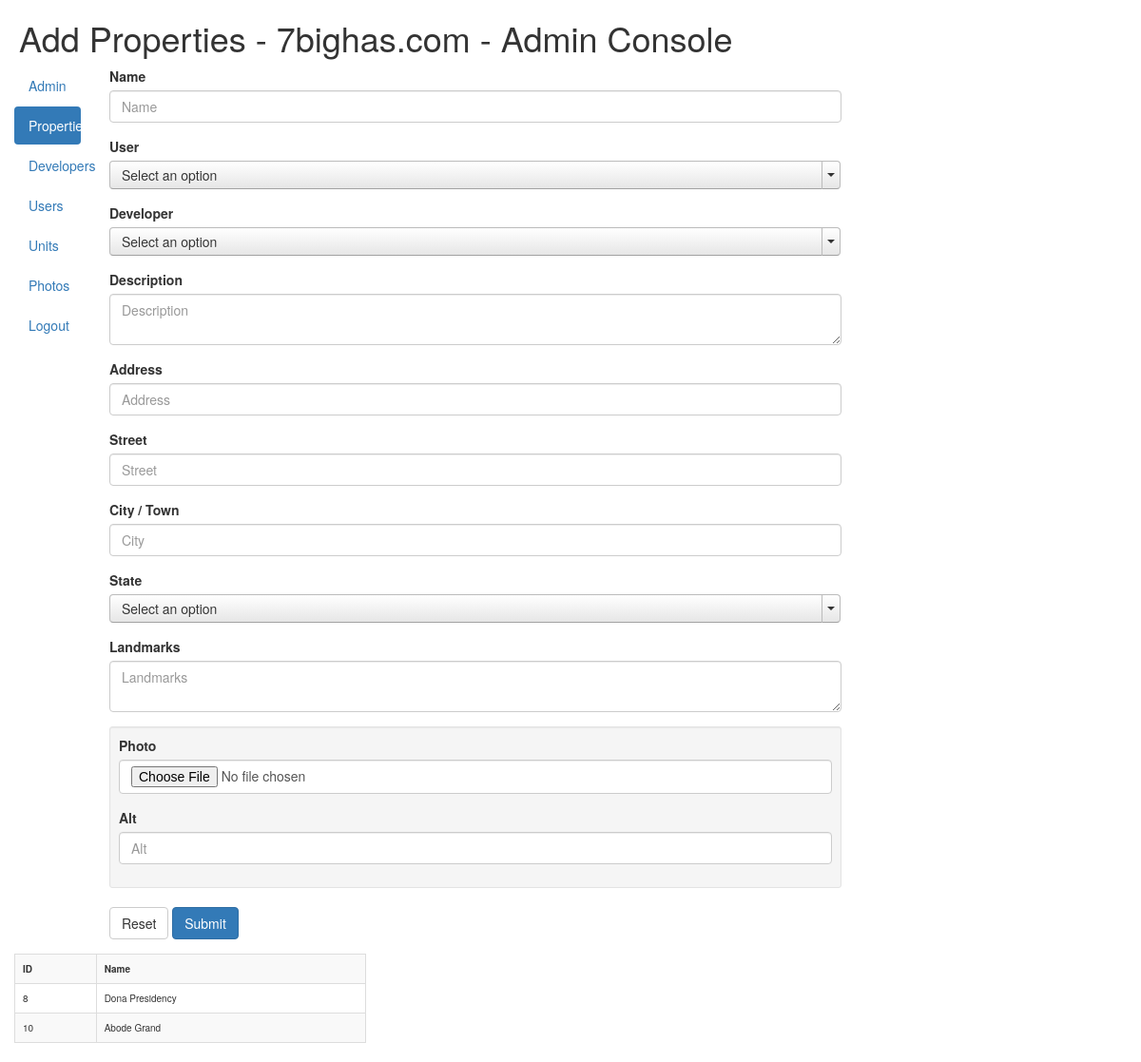
The app's page /console/properties.php (signed in) with its own data.
### tables this page shows
CREATE TABLE IF NOT EXISTS `properties` (
  `prop_id` int(11) NOT NULL AUTO_INCREMENT,
  `prop_user_id` int(11) NOT NULL,
  `prop_dev_id` int(11) DEFAULT NULL,
  `prop_name` varchar(100) NOT NULL,
  `prop_description` text,
  `prop_address` varchar(255) DEFAULT NULL,
  `prop_street` varchar(255) DEFAULT NULL,
  `prop_city` varchar(30) DEFAULT NULL,
  `prop_state` varchar(2) DEFAULT NULL,
  `prop_def_image_id` int(11) DEFAULT NULL,
  PRIMARY KEY (`prop_id`)
);

### inc/db.class.php (called while the page is built, shortened)
<?php
class DBobj {
    private static function runQuery ($sql) {
        $db = new DBobj;
        $con = mysqli_connect($db->host,$db->dbuser,$db->dbpass,$db->dbname);
        $r = mysqli_query($con,$sql);
        return $r;
    }
    public static function propFetchAll ($limit) {
        $r = array();
        $sql =  "SELECT * FROM properties ORDER BY prop_id ASC LIMIT " . $limit;
        $result = DBobj::runQuery($sql);
        while($row = mysqli_fetch_array($result)) {
            $r[] = $row;
        }
        return $r;
    }
}
?>

### console/properties.php (the view, shortened to what this page needs)
<?php
include_once('../inc/db.class.php');
include_once('inc/admin.class.php');
echo Admin::makeHead('Add Properties - 7bighas.com - Admin Console');
?>
    <div class="col-sm-8">
        <div id="addprop">
            <form name="addprop" id="addprop-form" role="form" action="properties.php" method="post" enctype="multipart/form-data">
                <div class="form-group">
                    <label>Name</label><input type="text" name="name" placeholder="Name" autocomplete="on"
                                              required class="form-control"/>
                </div>
                <div class="form-group">
                    <label>User</label>
                </div>
                <div class="form-group">
                    <label>Developer</label>
                </div>
                <div class="form-group">
                    <label>Description</label><textarea name="description" placeholder="Description"
                                                        class="wysiwyg form-control"></textarea>
                </div>
                <div class="form-group">
                    <label>Address</label><input type="text" name="address" placeholder="Address"
                                                 class="form-control"/>
                </div>
                <div class="form-group">
                    <label>Street</label><input type="text" name="street" placeholder="Street" autocomplete="on"
                                                class="form-control"/>
                </div>
                <div class="form-group">
                    <label>City / Town</label><input type="text" name="city" placeholder="City"
                                                     autocomplete="on" class="form-control"/>
                </div>
                <div class="form-group">
                    <label>State</label>
                </div>
                <div class="form-group">
                    <label>Landmarks</label><textarea name="landmarks" placeholder="Landmarks"
                                                      class="form-control"></textarea>
                </div>
                <div class="well well-sm" id="photo-well">
                    <div class="form-group">
                        <label>Photo</label><input type="file" name="photo" class="form-control"/>
                    </div>
                    <div class="form-group">
                        <label>Alt</label><input type="text" name="alt" placeholder="Alt" autocomplete="on"
                                                 class="form-control"/>
                    </div>
                </div>
                <div class="form-group">
                    <input type="reset" name="reset" value="Reset" class="btn btn-default">
                    <input type="submit" name="submit" value="Submit" class="btn btn-primary">
                </div>
            </form>
        </div>
    </div>
    <div class="col-sm-4">
        <?php
        $result = DBObj::propFetchAll(10);
        if ($result) {
            ?>
            <table class="table table-bordered table-hover table-striped results-display">
                <tr>
                    <th>ID</th>
                    <th>Name</th>
                </tr>
                <?php
                foreach ($result as $row) {
                    echo '<tr>';
                    echo '<td>' . $row['prop_id'] . '</td>';
                    echo '<td>' . $row['prop_name'] . '</td>';
                    echo '</tr>';
                }
                ?>
            </table>
        <?php
        } else {
            echo '<h2>No results found</h2>';
        }
        ?>
    </div>
<?php
echo Admin::makeFoot();
?>

### console/css/admin-styles.css (style rules this page uses)
.results-display { font-size: 10px; }
input[type="file"] { height: 100%; }

### records on screen
properties: prop_id "8", prop_name "Dona Presidency"
properties: prop_id "10", prop_name "Abode Grand"

### other values on screen
$title "Add Properties - 7bighas.com - Admin Console"
